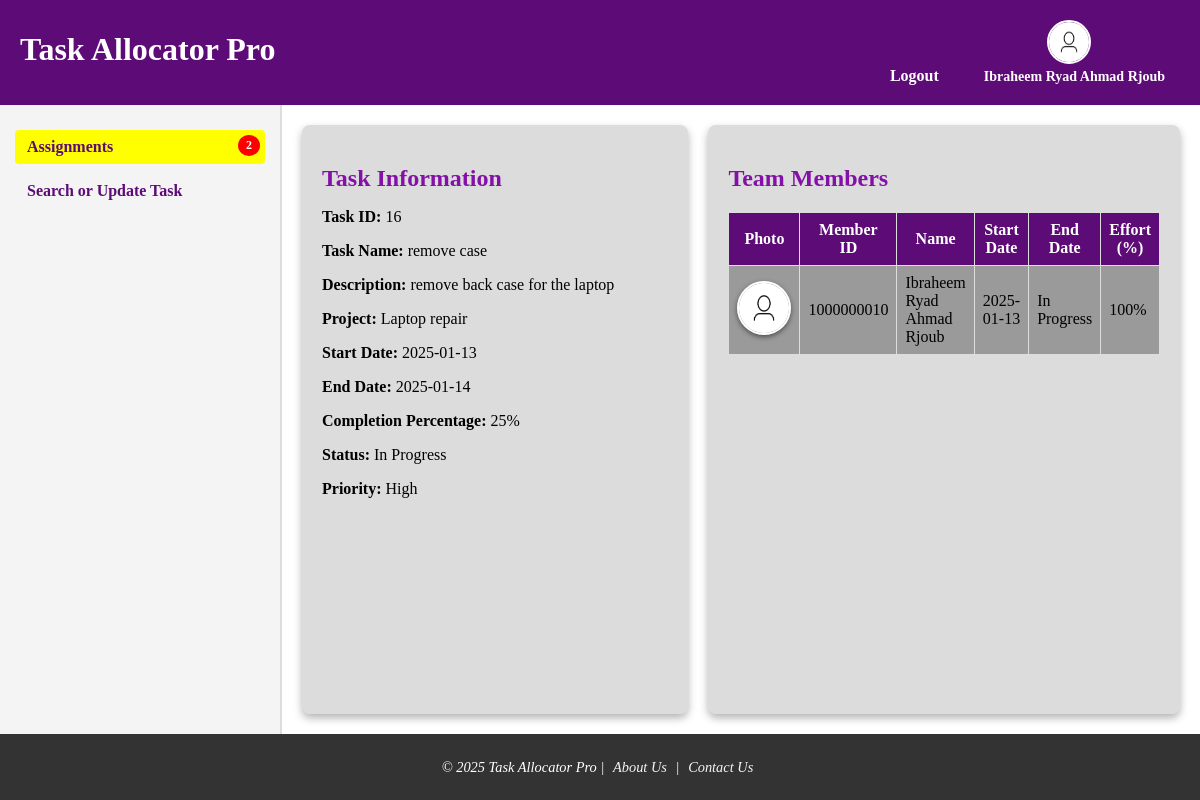
Page /task_details.php?task_id=16 (signed in) on the committed database.
### tables this page shows
CREATE TABLE `tasks` (
  `task_id` int NOT NULL,
  `name` varchar(100) NOT NULL,
  `description` text,
  `project_id` varchar(10) DEFAULT NULL,
  `start_date` date DEFAULT NULL,
  `end_date` date DEFAULT NULL,
  `effort` int DEFAULT NULL,
  `priority` enum('Low','Medium','High') DEFAULT 'Medium',
  `status` enum('Pending','In Progress','Completed','Active') DEFAULT 'Pending',
  `completion_percentage` int NOT NULL DEFAULT '0'
);

CREATE TABLE `projects` (
  `project_id` varchar(10) NOT NULL,
  `title` varchar(100) NOT NULL,
  `description` text,
  `customer_name` varchar(100) DEFAULT NULL,
  `total_budget` decimal(10,2) DEFAULT NULL,
  `start_date` date DEFAULT NULL,
  `end_date` date DEFAULT NULL,
  `team_leader_id` int DEFAULT NULL
);

CREATE TABLE `team_assignments` (
  `assignment_id` int NOT NULL,
  `task_id` int DEFAULT NULL,
  `user_id` int DEFAULT NULL,
  `role` enum('Developer','Designer','Tester','Analyst','Support') DEFAULT NULL,
  `contribution_percentage` int DEFAULT NULL,
  `start_date` date NOT NULL,
  `end_date` date DEFAULT NULL,
  `accepted` tinyint(1) NOT NULL DEFAULT '0'
);

CREATE TABLE `users` (
  `user_id` int NOT NULL,
  `username` varchar(50) NOT NULL,
  `password` varchar(255) NOT NULL,
  `role` enum('Manager','ProjectLeader','TeamMember') NOT NULL,
  `full_name` varchar(100) DEFAULT NULL,
  `email` varchar(100) DEFAULT NULL,
  `phone` varchar(15) DEFAULT NULL,
  `qualification` text,
  `skills` text,
  `house_no` varchar(50) NOT NULL,
  `street` varchar(100) NOT NULL,
  `city` varchar(100) NOT NULL,
  `country` varchar(100) NOT NULL,
  `date_of_birth` date NOT NULL,
  `id_number` varchar(50) NOT NULL
);

### task_details.php (the view, shortened to what this page needs)
<?php
include 'dashboard.php';
require 'db.php.inc';
$task_id = $_GET['task_id'] ?? null;
try {
    $taskStmt = $pdo->prepare("
        SELECT tasks.task_id, tasks.name AS task_name, tasks.description, tasks.start_date, tasks.end_date,
               tasks.completion_percentage, tasks.status, tasks.priority, projects.title AS project_name
        FROM tasks
        INNER JOIN projects ON tasks.project_id = projects.project_id
        WHERE tasks.task_id = :task_id
    ");
    $taskStmt->bindValue(':task_id', $task_id, PDO::PARAM_INT);
    $taskStmt->execute();
    $task = $taskStmt->fetch(PDO::FETCH_ASSOC);
    $teamStmt = $pdo->prepare("
        SELECT users.user_id, users.full_name, team_assignments.start_date,
               team_assignments.contribution_percentage, team_assignments.end_date
        FROM team_assignments
        INNER JOIN users ON team_assignments.user_id = users.user_id
        WHERE team_assignments.task_id = :task_id
    ");
    $teamStmt->bindValue(':task_id', $task_id, PDO::PARAM_INT);
    $teamStmt->execute();
    $teamMembers = $teamStmt->fetchAll(PDO::FETCH_ASSOC);
} catch (PDOException $e) {
    die("Error fetching task details: " . $e->getMessage());
}
?>
    <main class="task-details-container">
        <section class="task-details">
            <h2>Task Information</h2>
            <p><strong>Task ID:</strong> <?= htmlspecialchars($task['task_id']) ?></p>
            <p><strong>Task Name:</strong> <?= htmlspecialchars($task['task_name']) ?></p>
            <p><strong>Description:</strong> <?= htmlspecialchars($task['description']) ?></p>
            <p><strong>Project:</strong> <?= htmlspecialchars($task['project_name']) ?></p>
            <p><strong>Start Date:</strong> <?= htmlspecialchars($task['start_date']) ?></p>
            <p><strong>End Date:</strong> <?= htmlspecialchars($task['end_date']) ?></p>
            <p><strong>Completion Percentage:</strong> <?= htmlspecialchars($task['completion_percentage']) ?>%</p>
            <p><strong>Status:</strong> <?= htmlspecialchars($task['status']) ?></p>
            <p><strong>Priority:</strong> <?= htmlspecialchars($task['priority']) ?></p>
        </section>
        <section class="team-members">
            <h2>Team Members</h2>
            <table class="team-table">
                <thead>
                    <tr>
                        <th>Photo</th>
                        <th>Member ID</th>
                        <th>Name</th>
                        <th>Start Date</th>
                        <th>End Date</th>
                        <th>Effort (%)</th>
                    </tr>
                </thead>
                <tbody>
                    <?php foreach ($teamMembers as $member): ?>
                        <tr>
                            <td>
                                <a href="profile.php?user_id=<?= $member['user_id']?>"><img src="./images/user.jpg" alt="Photo of <?= htmlspecialchars($member['full_name']) ?>" class="team-photo"></a>
                            </td>
                            <td><?= htmlspecialchars($member['user_id']) ?></td>
                            <td><?= htmlspecialchars($member['full_name']) ?></td>
                            <td><?= htmlspecialchars($member['start_date']) ?></td>
                            <td class=<?php $member['end_date'] ?? 'in-progress' ?>>
                                <?= htmlspecialchars($member['end_date'] ?? 'In Progress') ?>
                            </td>
                            <td><?= htmlspecialchars($member['contribution_percentage']) ?>%</td>
                        </tr>
                    <?php endforeach; ?>
                </tbody>
            </table>
        </section>
<?php include 'footer.php'; ?>

### styles.css (style rules this page uses)
body { margin: 0; padding: 0; display: flex; flex-direction: column; height: 800px; background-color: #fff; }
main { flex: 1; padding: 20px; }
table { width: 100%; border-collapse: collapse; margin-top: 20px; }
table th, table td { border: 1px solid #ddd; padding: 8px; text-align: left; }
table th { background-color: #5d0b77; font-weight: bold; text-align: center; color: white; }
h2 { color: #5d0b77; }
.task-details-container { display: grid; grid-template-columns: 1fr 1fr; gap: 20px; padding: 20px; }
.task-details { background: rgba(0, 0, 0, 0.136); padding: 20px; border-radius: 8px; box-shadow: 0 4px 8px rgba(0, 0, 0, 0.3); }
.task-details h2 { color: #8311a7; margin-bottom: 10px; }
.team-members { background: rgba(0, 0, 0, 0.136); padding: 20px; border-radius: 8px; box-shadow: 0 4px 8px rgba(0, 0, 0, 0.3); }
.team-members h2 { color: #8311a7; margin-bottom: 10px; }
.team-table { background-color: rgba(0, 0, 0, 0.3); }
.team-photo { width: 50px; height: 50px; border-radius: 50%; border: 2px solid white; box-shadow: 0 2px 5px rgba(0, 0, 0, 0.5); transition: transform 0.3s, box-shadow 0.3s; }

### rows in the picture
tasks: task_id "16", name "remove case", description "remove back case for the laptop", project.title "Laptop repair", start_date "2025-01-13", end_date "2025-01-14", completion_percentage "25", status "In Progress", priority "High"
team_assignments: user.user_id "1000000010", user.full_name "Ibraheem Ryad Ahmad Rjoub", start_date "2025-01-13", end_date "In Progress", contribution_percentage "100"

### other values in the picture
$_SESSION['fullname'] "Ibraheem Ryad Ahmad Rjoub"
$new_assignments "2"
